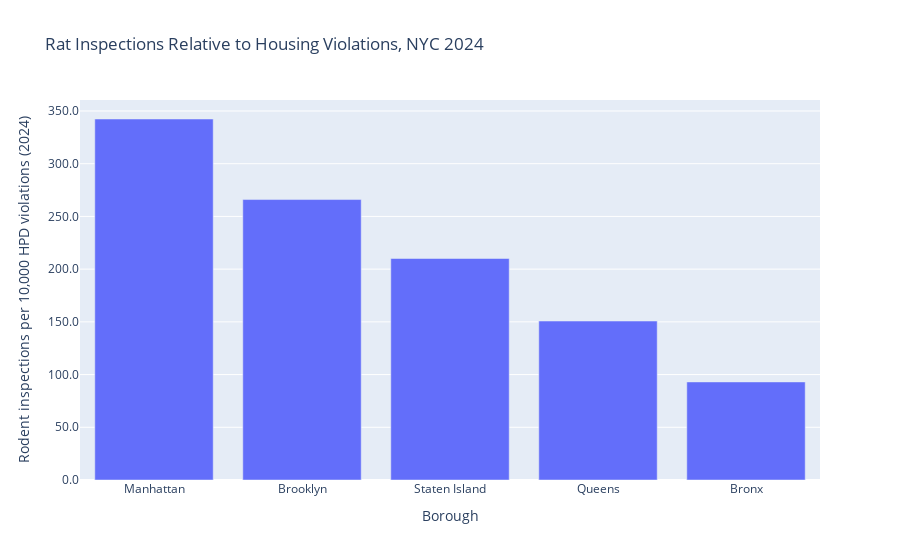

Notebook code for this chart:
### Markdown cell above
Finally, I plot the **rat inspections per 10,000 housing violations** as a bar chart by borough.  
This highlights which boroughs have higher or lower inspection intensity relative to their housing violation counts.

### Code cell
import plotly.express as px

fig2 = px.bar(
    combined_ratio_sorted,
    x="Borough",
    y="rats_per_10k_violations",
    labels={
        "Borough": "Borough",
        "rats_per_10k_violations": "Rodent inspections per 10,000 HPD violations (2024)",
    },
    title="Rat Inspections Relative to Housing Violations, NYC 2024",
)

fig2.update_layout(
    yaxis_tickformat=".1f",   # e.g., 15.2 instead of long decimals
)

fig2.show()

### Figure 1 — Plotly figure (JSON) as saved in the notebook; plotly's stock layout.template omitted (floating-point values rounded to 4 significant figures)
{"data": [{"hovertemplate": "Borough=%{x}<br>Rodent inspections per 10,000 HPD violations (2024)=%{y}<extra></extra>", "legendgroup": "", "marker": {"color": "#636efa", "pattern": {"shape": ""}}, "name": "", "orientation": "v", "showlegend": false, "textposition": "auto", "type": "bar", "x": ["Manhattan", "Brooklyn", "Staten Island", "Queens", "Bronx"], "xaxis": "x", "y": [342.4, 266.0, 210.1, 150.8, 93.02], "yaxis": "y"}], "layout": {"barmode": "relative", "legend": {"tracegroupgap": 0}, "title": {"text": "Rat Inspections Relative to Housing Violations, NYC 2024"}, "xaxis": {"anchor": "y", "domain": [0, 1], "title": {"text": "Borough"}}, "yaxis": {"anchor": "x", "domain": [0, 1], "tickformat": ".1f", "title": {"text": "Rodent inspections per 10,000 HPD violations (2024)"}}}}
